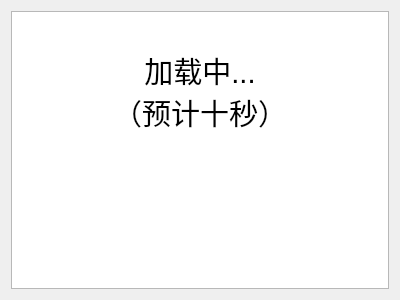
<?xml version="1.0" encoding="UTF-8"?>
<ui version="4.0">
 <class>LoadingDialog</class>
 <widget class="QDialog" name="LoadingDialog">
  <property name="geometry">
   <rect>
    <x>0</x>
    <y>0</y>
    <width>400</width>
    <height>300</height>
   </rect>
  </property>
  <property name="windowTitle">
   <string>Dialog</string>
  </property>
  <layout class="QHBoxLayout" name="horizontalLayout">
   <item>
    <widget class="QTextEdit" name="textEdit">
     <property name="enabled">
      <bool>true</bool>
     </property>
     <property name="layoutDirection">
      <enum>Qt::LeftToRight</enum>
     </property>
     <property name="autoFillBackground">
      <bool>false</bool>
     </property>
     <property name="html">
      <string>&lt;!DOCTYPE HTML PUBLIC &quot;-//W3C//DTD HTML 4.0//EN&quot; &quot;http://www.w3.org/TR/REC-html40/strict.dtd&quot;&gt;
&lt;html&gt;&lt;head&gt;&lt;meta name=&quot;qrichtext&quot; content=&quot;1&quot; /&gt;&lt;meta charset=&quot;utf-8&quot; /&gt;&lt;style type=&quot;text/css&quot;&gt;
p, li { white-space: pre-wrap; }
hr { height: 1px; border-width: 0; }
li.unchecked::marker { content: &quot;\2610&quot;; }
li.checked::marker { content: &quot;\2612&quot;; }
&lt;/style&gt;&lt;/head&gt;&lt;body style=&quot; font-family:'Microsoft YaHei UI'; font-size:9pt; font-weight:400; font-style:normal;&quot;&gt;
&lt;p align=&quot;center&quot; style=&quot; margin-top:0px; margin-bottom:0px; margin-left:0px; margin-right:0px; -qt-block-indent:0; text-indent:0px;&quot;&gt;&lt;span style=&quot; font-size:22pt;&quot;&gt;&lt;br /&gt;加载中...&lt;br /&gt;（预计十秒）&lt;/span&gt;&lt;/p&gt;&lt;/body&gt;&lt;/html&gt;</string>
     </property>
     <property name="textInteractionFlags">
      <set>Qt::NoTextInteraction</set>
     </property>
    </widget>
   </item>
  </layout>
 </widget>
 <resources/>
 <connections/>
</ui>
